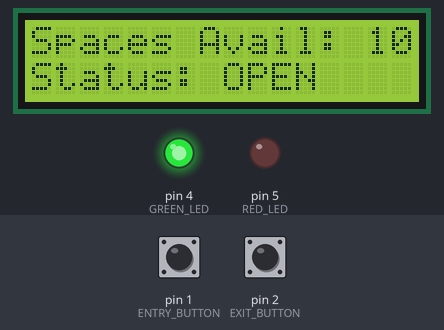
The sketch below on a simulated Arduino Uno, built with avr-gcc and run on an emulated ATmega328P. Shown: 16×2 character LCD, output pins drawn as LEDs (lit = HIGH). Inputs (shaded band) come from the test bench; at power-on: pin 1 (ENTRY_BUTTON) HIGH, pin 2 (EXIT_BUTTON) HIGH.

Above: at 6.3 s.
6.4 s: pin 1 (ENTRY_BUTTON) pulled LOW for 3.2 s
At 10.1 s:
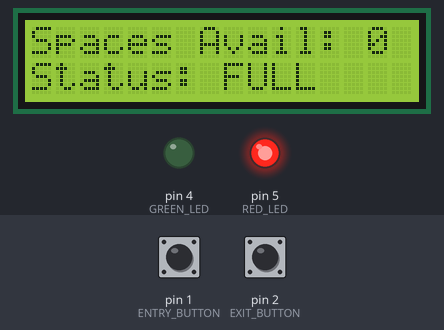
11.1 s: pin 2 (EXIT_BUTTON) pulled LOW for 1 s
At 13.4 s:
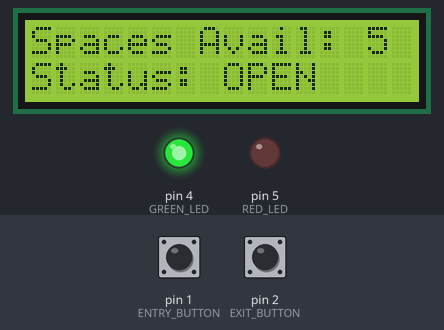
13.7 s: pin 1 (ENTRY_BUTTON) pulled LOW for 1 s
At 14.04 s:
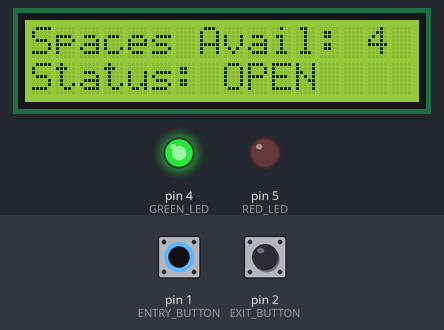
16.3 s: pin 2 (EXIT_BUTTON) pulled LOW for 0.15 s
At 17.3 s:
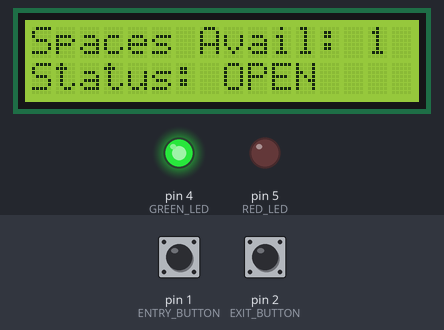
Timing chart, 0 to 19.0 s (numbered marks = the images above; inputs shaded):
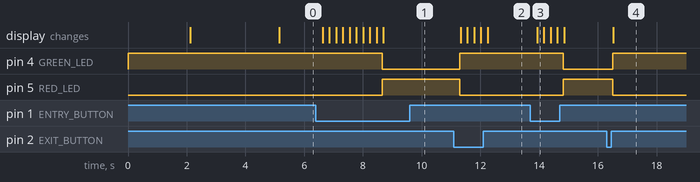

The sketch:

goico_plaza.ino
```cpp
#include <Wire.h>
#include <LiquidCrystal_I2C.h>


LiquidCrystal_I2C lcd(0x20, 16, 2);


#define ENTRY_BUTTON 1
#define EXIT_BUTTON 2
#define GREEN_LED 4
#define RED_LED 5


int totalSpaces = 10;
int freeSpaces = 10;

void setup() {

  pinMode(ENTRY_BUTTON, INPUT_PULLUP);
  pinMode(EXIT_BUTTON, INPUT_PULLUP);
  pinMode(GREEN_LED, OUTPUT);
  pinMode(RED_LED, OUTPUT);

  // Green LED ON initially
  digitalWrite(GREEN_LED, HIGH);

  // Red LED OFF initially
  digitalWrite(RED_LED, LOW);

  // Initialize LCD
  lcd.init();
  lcd.backlight();

  // Display welcome message
  lcd.setCursor(0, 0);

  lcd.print("Welcome to Goico");

  lcd.setCursor(0, 1);

  lcd.print("Parking System");
  delay(2000);

  lcd.setCursor(0, 0);

  lcd.print("Wlc to nicole'");
  lcd.setCursor(0, 1);

  lcd.print("s project");

  delay(3000); // Wait for 2 seconds to show the welcome message

  // Display the initial number of free spaces
  updateDisplay();

}

void loop() {

  // Entry Button Logic
  if (digitalRead(ENTRY_BUTTON) == LOW) {

    delay(200); // Debouncing

    if (freeSpaces > 0) {

      freeSpaces--;
      updateStatus(); // Update LEDs and display

    }

  }

  // Exit Button Logic lor reset button
  if (digitalRead(EXIT_BUTTON) == LOW) {

    delay(200); // Debouncing
    if (freeSpaces < totalSpaces) {
      freeSpaces++;
      updateStatus(); // Update LEDs and display

    }
  }
}

// Function to update LEDs based on free spaces
void updateLEDs() {

  if (freeSpaces == 0) {

    digitalWrite(GREEN_LED, LOW);  // No space available
    digitalWrite(RED_LED, HIGH);  // Red LED ON

  } else {

    digitalWrite(GREEN_LED, HIGH); // Space available
    digitalWrite(RED_LED, LOW);   // Red LED OFF
  }
}

// Function to update the LCD display
void updateDisplay() {

  lcd.clear(); // Clear the LCD screen
  lcd.setCursor(0, 0);
  lcd.print("Spaces Avail: ");
  lcd.print(freeSpaces); // Display the number of free spaces

  // Show parking status
  lcd.setCursor(0, 1);
  if (freeSpaces == 0) {
    lcd.print("Status: FULL");
  } else {
    lcd.print("Status: OPEN");
  }
}


// Function to update both LEDs and LCD
void updateStatus() {
  updateLEDs();    // Update LEDs based on free spaces
  updateDisplay(); // Update LCD with the current status
}
```

Measured:
- after the input at 6.4 s, pin 4 (GREEN_LED): HIGH → LOW after 2.3 s; pin 5 (RED_LED): LOW → HIGH after 2.3 s; the display: first changes after 0.23 s (image 1 shows a later state)
- after the input at 11.1 s, pin 4 (GREEN_LED): LOW → HIGH after 0.20 s; pin 5 (RED_LED): HIGH → LOW after 0.20 s; the display: first changes after 0.23 s (image 2 shows a later state)
- after the input at 13.7 s, pin 4 (GREEN_LED): HIGH → LOW after 1.1 s; pin 5 (RED_LED): LOW → HIGH after 1.1 s; the display: changes after 0.23 s (image 3)
- after the input at 16.3 s, pin 4 (GREEN_LED): LOW → HIGH after 0.20 s; pin 5 (RED_LED): HIGH → LOW after 0.20 s; the display: changes after 0.23 s (image 4)
